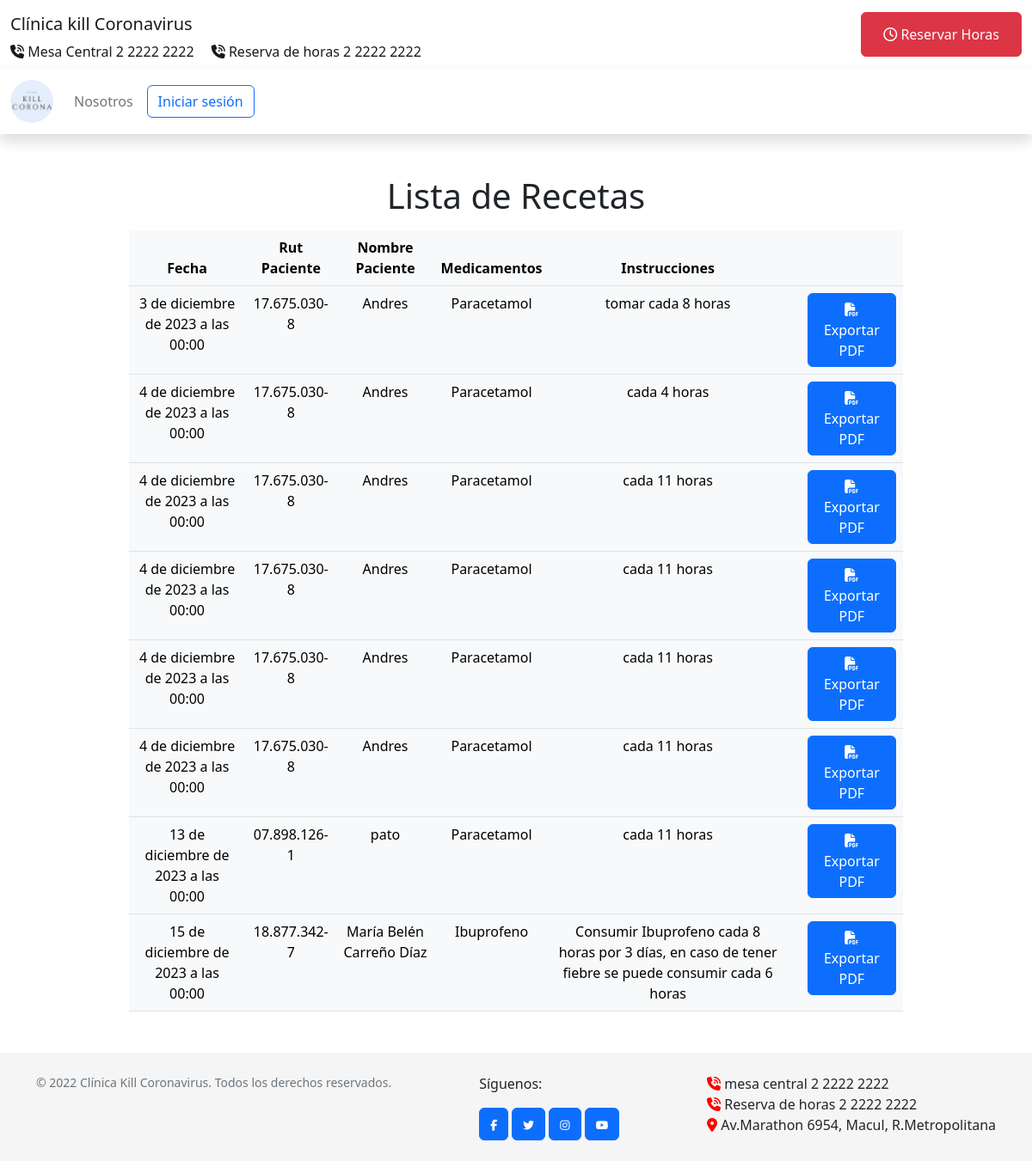
Page /receta/listar on the earlier database version.
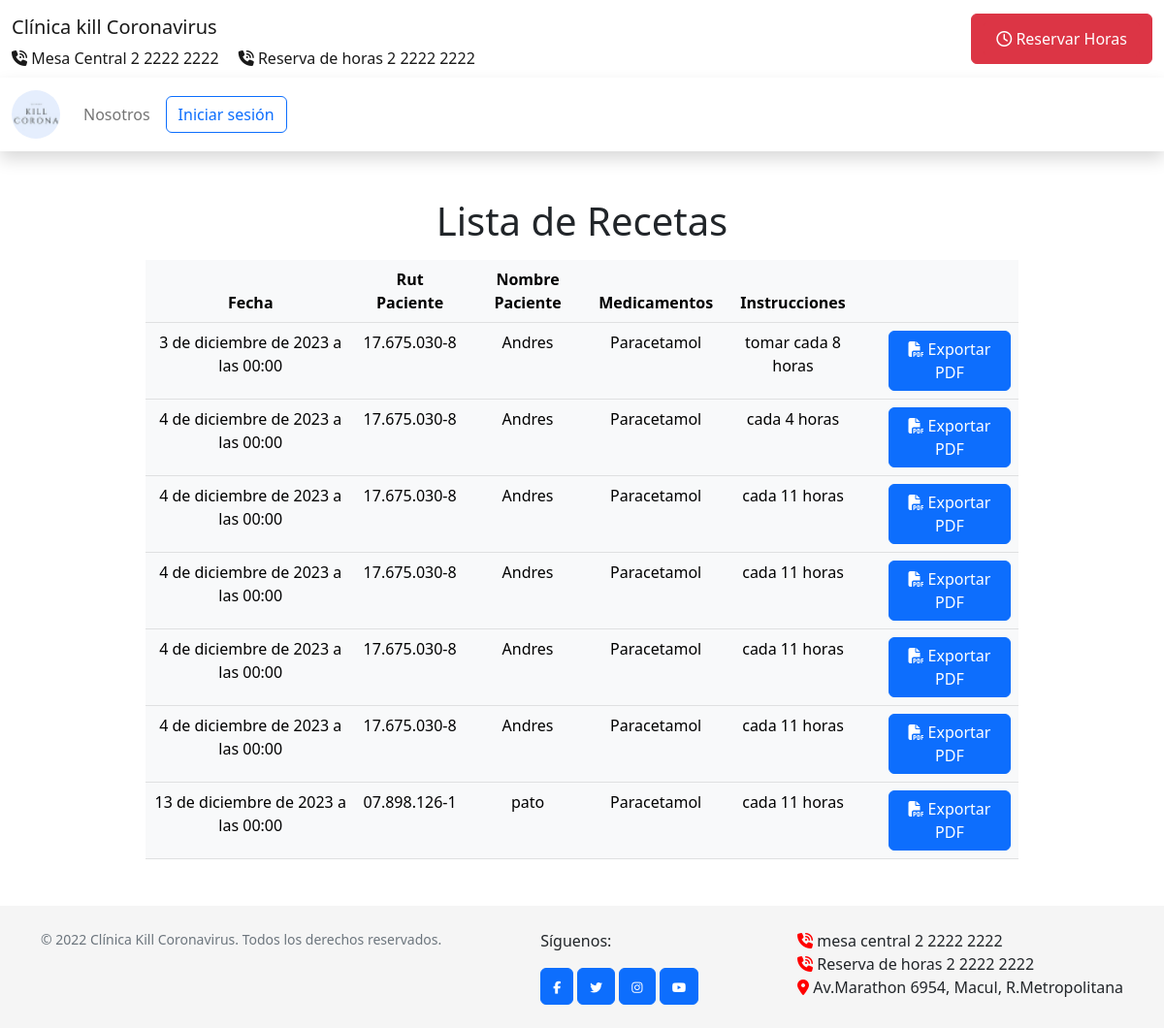
Same page on the later database version.
### clinicaApp/models.py (models this page shows, shortened)
class Receta(models.Model):
    id_receta = models.AutoField(primary_key=True)
    fecha = models.DateTimeField()
    sexo = models.CharField(max_length=20)
    edad = models.CharField(max_length=20)
    instrucciones = models.CharField(max_length=500)
    medicamentos = models.ForeignKey(Medicamentos, on_delete=models.CASCADE, null=True)
    rutPaciente = models.ForeignKey(Paciente, on_delete=models.CASCADE, default=1)

class Paciente(models.Model):
    rut_paciente = models.CharField(max_length=13, primary_key=True)
    nombre_paciente = models.CharField(max_length=150)
    direccion_paciente = models.CharField(max_length=200)
    telefono_paciente = models.CharField(max_length=20)
    correo_paciente = models.CharField(max_length=150)
    tipousuario = models.ForeignKey(Tipousuario, on_delete=models.CASCADE, default=1)

class Medicamentos(models.Model):
    id_medicamento = models.AutoField(primary_key=True)
    nombre_medicamento = models.CharField(max_length=100)
    gramos = models.FloatField()

### clinicaApp/views.py (the view)
# urls.py: path('receta/listar', views.recetaListar, name='recetaListar'),
def recetaListar(request):
    recetas = Receta.objects.all()
    return render(request, 'receta_listar.html', {'recetas': recetas})

### clinicaApp/templates/receta_listar.html (shortened to what this page needs)
{% extends 'clinicaweb.html' %}
{% block content %}
    <h1 class="text-center mt-5">Lista de Recetas</h1>
    <table class="table table-light w-75 mx-auto mt-2 mb-5 text-center">
        <thead class="thead-dark">
            <tr>
                <th>Fecha</th>
                <th>Rut Paciente</th>
                <th>Nombre Paciente</th>
                <th>Medicamentos</th>
                <th>Instrucciones</th>
                <th></th>
                <th></th>
            </tr>
        </thead>
        <tbody>
            {% for receta in recetas %}
                <tr>
                    <td>{{ receta.fecha }}</td>
                    <td>{{ receta.rutPaciente.rut_paciente }}</td>
                    <td>{{ receta.rutPaciente.nombre_paciente }}</td>
                    <td>{{ receta.medicamentos.nombre_medicamento }}</td>
                    <td>{{ receta.instrucciones }}</td>
                    <td></td>
                    <td>
                        <form action="{% url 'exportar_pdf' receta.id_receta %}" method="get">
                            <button class="btn btn-primary" title="Exportar a PDF">
                                <i class="fa fa-file-pdf"></i> Exportar PDF
                            </button>
                        </form>
                    </td>
                </tr>
            {% empty %}
                <tr>
                    <td colspan="7" class="text-center">No hay recetas registradas.</td>
                </tr>
            {% endfor %}
        </tbody>
    </table>
    {% include 'footer.html' %}
{% endblock %}

Differences in the rows shown:
removed Receta: fecha "15 de diciembre de 2023 a las 00:00", rutPaciente.rut_paciente "18.877.342-7", rutPaciente.nombre_paciente "María Belén Carreño Díaz", medicamentos.nombre_medicamento "Ibuprofeno", instrucciones "Consumir Ibuprofeno cada 8 horas por 3 días, en caso de tener fiebre se puede consumir cada 6 horas"
